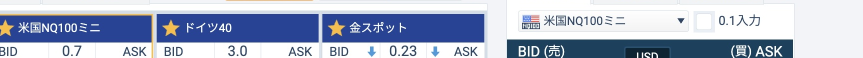
#> input picture roi_GER40.png, 1726 x 115 px (shown at 1/2 size)
$ python -i vision_mobile_v13_backup.py   (imports and definitions only)
#> lines starting #> are read from the running program, lines starting #| are printed output that depends on the picture; after the words box and inside, x2 and y2 are one past the last pixel; in counts of white or black regions, pixels touching at a corner belong together
# ================================
# HyperOptic v13 (robust, mobile-only)
# iPhone/スマホ縦4銘柄: JP225 / NAS100 / GER40 / XAUUSD
# ・PaddleOCR 新旧戻り値どちらでもOK
# ・数字のみ抽出 + 銘柄レンジでノイズ除去
# ・縦スライド/高さスイープ + 複数前処理で強力に拾いにいく
# ================================
import os, re, cv2, numpy as np
from typing import Dict, List, Tuple, Optional
from paddleocr import PaddleOCR

# --- トグル ---
DEBUG_SAVE = False           # Trueにすると各ROI/各前処理の画像を roidebug_v13/ に保存
DEBUG_DIR  = "roidebug_v13"

# --- OCR初期化（文書補正OFF/角度分類OFF） ---
# [1 line that did not run here, left out]

# --- スマホ基準ROI（1320×2868基準）。まず確実に数字帯を含むよう高さを広めに ---
BASE_ROI = {
    "JP225":  (430,  520, 890, 320),   # (x, y, w, h)
    "NAS100": (430,  870, 890, 320),
    "GER40":  (430, 1210, 890, 320),
    "XAUUSD": (430, 1550, 890, 320),
}

# --- 妥当レンジ（数値のみ残すためのフィルタ） ---
RANGE = {
    "JP225":  (10_000, 80_000),
    "NAS100": ( 8_000, 50_000),
    "GER40":  ( 8_000, 50_000),
    "XAUUSD": ( 1_000,  5_000),
}

_num_pat = re.compile(r"\d+(?:\.\d+)?")

# [10 lines left out: function _rescale_rect, not called in this run]

def _prep_variants(gray: np.ndarray) -> List[np.ndarray]:
    """複数前処理を用意（どれか当たればOK）"""
    outs = []
    # 1) コントラスト強調
    g1 = cv2.convertScaleAbs(gray, alpha=1.6, beta=10)
    outs.append(g1)
    # 2) 反転 + 固定二値（閾値強め/弱め）
    inv = cv2.bitwise_not(g1)
    th180 = cv2.threshold(inv, 180, 255, cv2.THRESH_BINARY)[1]
    outs.append(th180)
    th160 = cv2.threshold(inv, 160, 255, cv2.THRESH_BINARY)[1]
    outs.append(th160)
    # 3) CLAHE
    try:
        cla = cv2.createCLAHE(clipLimit=3.0, tileGridSize=(8,8)).apply(gray)
        outs.append(cla)
    except Exception:
        outs.append(cv2.equalizeHist(gray))
    # 4) 適応二値（局所コントラストに強い）
    adap1 = cv2.adaptiveThreshold(
        cv2.bitwise_not(gray), 255, cv2.ADAPTIVE_THRESH_GAUSSIAN_C,
        cv2.THRESH_BINARY, 51, 8
    )
    outs.append(adap1)
    return outs

# [113 lines left out: functions _texts_scores_from_paddle, _pick_number, _scan_roi, extract_watchlist_mobile_v13, save_rois_v13, not called in this run]

>>> import cv2
>>> picture = cv2.imread('roi_GER40.png', cv2.IMREAD_GRAYSCALE)
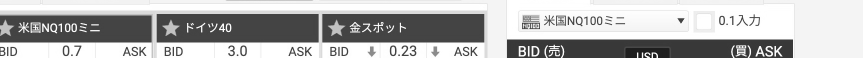
#> picture: shape (115, 1726) (shown at 1/2 size); min 25, max 255, mean 178.9
>>> result = _prep_variants(picture)
#> in _prep_variants, `g1 = cv2.convertScaleAbs(gray, alpha=1.6, beta=10)`:
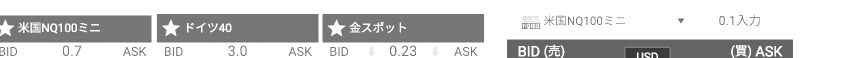
#> g1: shape (115, 1726) (shown at 1/2 size); min 50, max 255, mean 204
#> in _prep_variants, `inv = cv2.bitwise_not(g1)`:
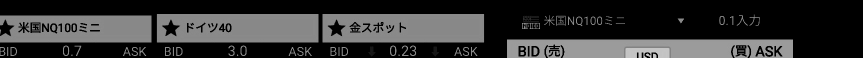
#> inv: shape (115, 1726) (shown at 1/2 size); min 0, max 205, mean 51
#> in _prep_variants, `th180 = cv2.threshold(inv, 180, 255, cv2.THRESH_BINARY)[1]`:
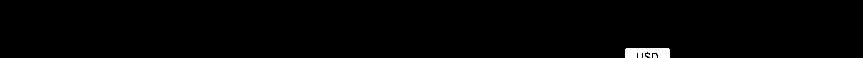
#> th180: shape (115, 1726) (shown at 1/2 size); 0.72% white; 2 white regions, box (x1, y1, x2, y2) and area: (1251, 96, 1339, 115) 1385, (1306, 108, 1313, 115) 45
#> in _prep_variants, `th160 = cv2.threshold(inv, 160, 255, cv2.THRESH_BINARY)[1]`:
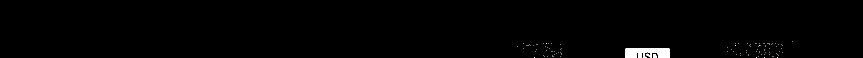
#> th160: shape (115, 1726) (shown at 1/2 size); 0.78% white; 103 white regions (101 under 20 px), largest, box (x1, y1, x2, y2) and area: (1251, 96, 1339, 115) 1401, (1306, 108, 1313, 115) 45
#> in _prep_variants, `adap1 = cv2.adaptiveThreshold( cv2.bitwise_not(gray), 255, cv2.ADAPTIV..`:
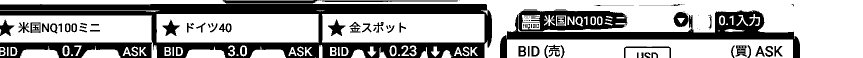
#> adap1: shape (115, 1726) (shown at 1/2 size); 65% white; 184 black regions (103 under 20 px), largest, box (x1, y1, x2, y2) and area: (0, 8, 984, 115) 40644, (1000, 21, 1600, 115) 13079, (1037, 22, 1255, 63) 5473
#> result = 5 items
